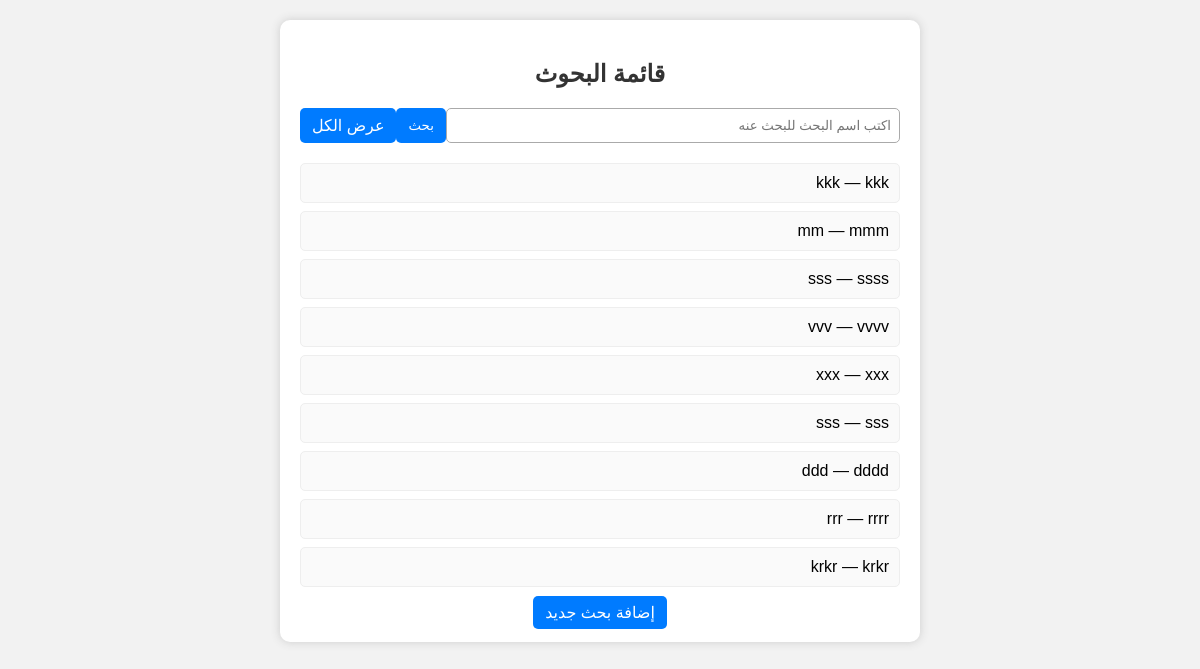
Screenshot of /research/ with the database file from the repository.
### library/models.py (models this page shows, shortened)
class Research(models.Model):
    titler = models.CharField(max_length=150)
    authorr = models.CharField(max_length=100)

### library/views.py (the view)
# urls.py: path('', views.research_list, name='research_list'),
def research_list(request):
    query = request.GET.get('q')
    if query:
        research_list = Research.objects.filter(titler__icontains=query)
    else:
        research_list = Research.objects.all()
    return render(request, 'research_list.html', {'research_list': research_list})

### library/templates/research_list.html (shortened to what this page needs)
<!DOCTYPE html>
<html lang="ar">
<head>
</head>
<body>
<div class="container">
    <h2>قائمة البحوث</h2>
    <form method="get">
        <input type="text" name="q" placeholder="اكتب اسم البحث للبحث عنه">
        <button type="submit">بحث</button>
        <a href="/research/" class="btn">عرض الكل</a>
    </form>
    <ul>
        {% for r in research_list %}
            <li>{{ r.titler }} — {{ r.authorr }}</li>
        {% empty %}
            <li>ماكو بحوث حالياً</li>
        {% endfor %}
    </ul>
    <div class="footer">
        <a href="/research/add/" class="btn">إضافة بحث جديد</a>
    </div>
</div>
</body>
</html>

### library/templates/research_list.html (style rules this page uses)
body { font-family: Tahoma, sans-serif; background-color: #f2f2f2; margin: 0; padding: 20px; direction: rtl; text-align: right; }
.container { background: white; max-width: 600px; margin: auto; padding: 20px; border-radius: 10px; box-shadow: 0 0 10px #ccc; }
h2 { text-align: center; color: #333; }
form { display: flex; justify-content: space-between; margin-bottom: 20px; }
input[type="text"] { flex: 1; padding: 8px; border: 1px solid #aaa; border-radius: 5px; }
button, a.btn { background-color: #007bff; color: white; border: none; padding: 8px 12px; border-radius: 5px; text-decoration: none; cursor: pointer; }
ul { list-style-type: none; padding: 0; }
li { background: #fafafa; margin-bottom: 8px; padding: 10px; border-radius: 5px; border: 1px solid #eee; }
.footer { text-align: center; margin-top: 15px; }

### rows the page displays
Research: titler "kkk", authorr "kkk"
Research: titler "mm", authorr "mmm"
Research: titler "sss", authorr "ssss"
Research: titler "vvv", authorr "vvvv"
Research: titler "xxx", authorr "xxx"
Research: titler "sss", authorr "sss"
Research: titler "ddd", authorr "dddd"
Research: titler "rrr", authorr "rrrr"
Research: titler "krkr", authorr "krkr"
